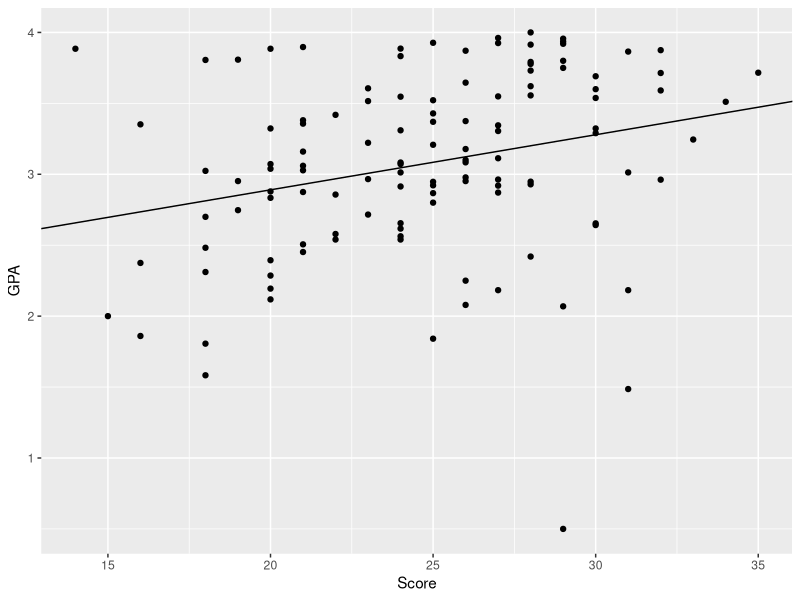
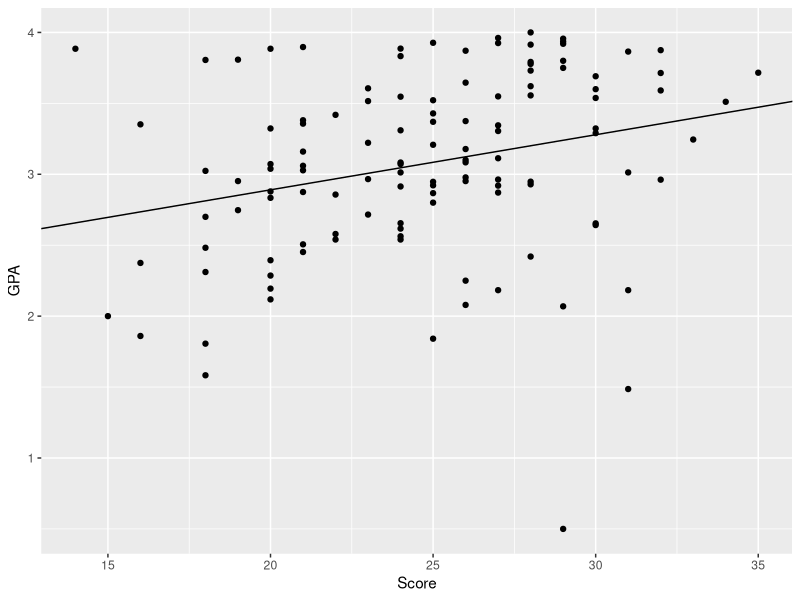

The R script that drew these images, in order:
## ---- chunk 1
knitr::opts_chunk$set(echo = TRUE)
## ---- chunk 2
library(ggplot2)
## ---- chunk 3
setwd("C:/Users/Master/Desktop/黃三/應用統計線性模型")
data <- read.table("CH01PR19.txt" ,header = T)
Y <- data$GPA
X <- cbind(1 ,data$Score)
colnames(X) <- c("1","GPA")

beta_hat <- solve( t(X) %*% X) %*% t(X) %*% Y

g <- ggplot(data, aes(x = Score, y = GPA)) + geom_point() 
g + geom_abline(intercept = beta_hat[1] ,slope = beta_hat[2])

residual <- Y - X %*% beta_hat
sum_of_residual <- sum(residual^2)
MSE <- sum_of_residual / (dim(data)[1] - 2)
## ---- chunk 4
beta_hat <- as.vector( solve( t(X) %*% X) %*% t(X) %*% Y )
beta_hat
## ---- chunk 5
g <- ggplot(data, aes(x = Score, y = GPA)) + geom_point() 
g + geom_abline(intercept = beta_hat[1] ,slope = beta_hat[2])
## ---- chunk 6
residual <- Y - X %*% beta_hat
sum_of_residual <- sum(residual^2)
head(residual)
sum_of_residual
## ---- chunk 7
MSE <- sum_of_residual / (dim(data)[1] - 2)
MSE
sqrt(MSE)
## ---- chunk 8
# lm(GPA ~ Score ,data = data)
summary(lm(GPA ~ Score ,data = data))
#summary(residual) 
#sqrt(t( residual - mean(residual) ) %*% ( residual - mean(residual) ) / (dim(data)[1] - 2))
#g + geom_smooth(method = "lm", se = F)
